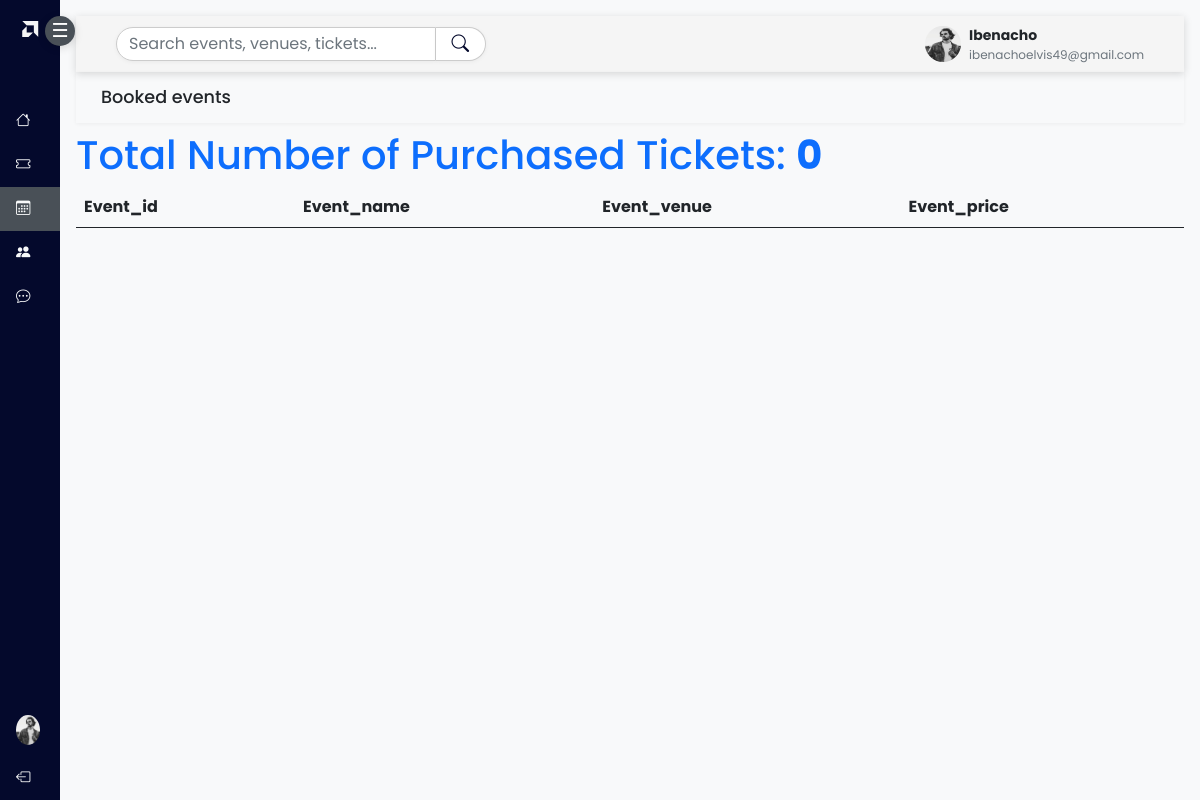
The page /events/booked_events (signed in) on the database as committed earlier.
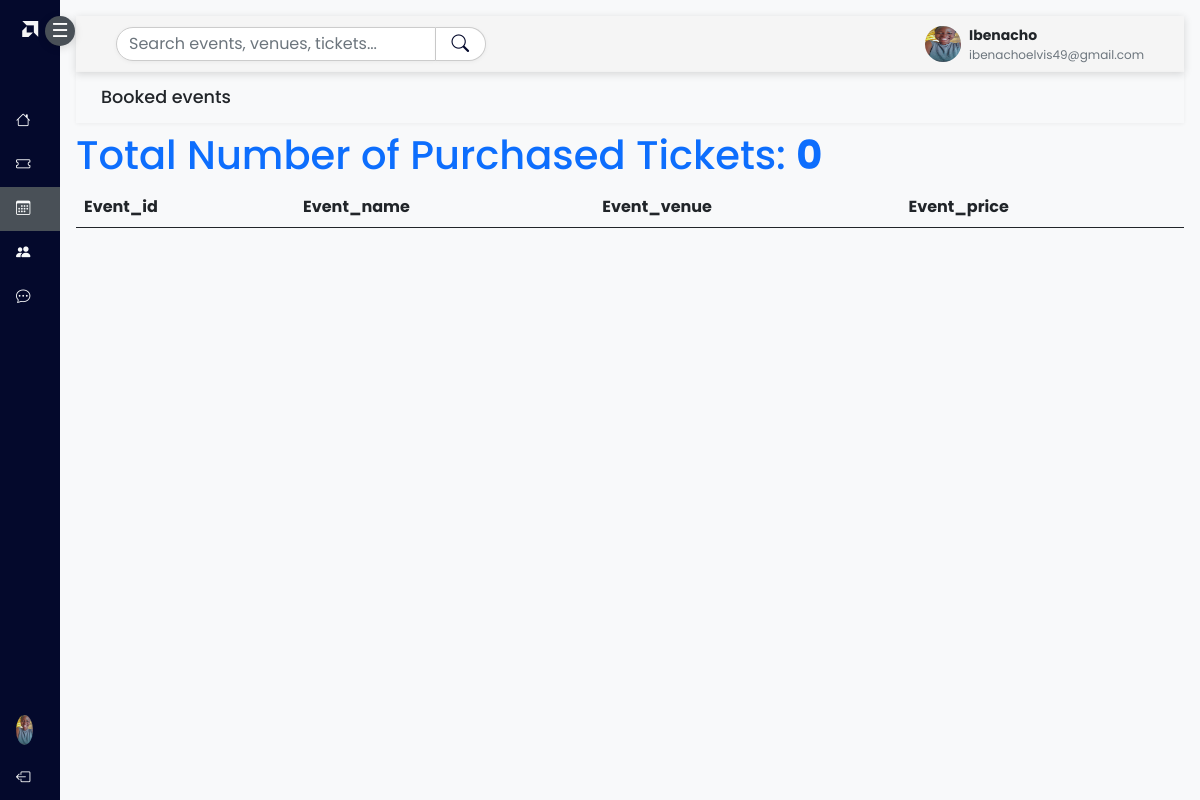
The same page on the database as committed later.
### accounts/models.py (models this page shows, shortened)
class CustomUser(AbstractUser):
    ROLES = (
        ('USER', 'User'),
        ('ADMIN', 'Admin'))
    role = models.CharField(max_length=20, choices=ROLES, default='USER')
    email = models.CharField(max_length=150, unique=True, null=False, blank=False)
    username = models.CharField(max_length=100, unique=False, null=True, blank=True)
    first_name = models.CharField(max_length=150, blank=False, null=False)
    last_name = models.CharField(max_length=150, blank=False, null=False)
    USERNAME_FIELD = 'email'
    REQUIRED_FIELDS = []
    objects = UserManager()
    class Meta:
        permissions = (("can_add_user", "Can add user"),
            ("can_update_user", "Can update user"),
            ("can_delete_user", "Can delete user"),
            )
    def __str__(self):
        return self.email

class UserProfile(models.Model):
    profile_picture = models.ImageField(upload_to='media/', blank=True, null=True)
    date_of_birth = models.DateField(blank=True, null=True)
    age = models.IntegerField(blank=True, null=True)
    user = models.OneToOneField(CustomUser, on_delete=models.CASCADE, related_name='profile')
    bio = models.TextField(max_length=500, blank=True)

### events/views.py (the view)
# urls.py: path('events/booked_events', views.booked_event, name="booked_event"),
@login_required
def booked_event(request):
    user = CustomUser.objects.get(email=request.user)
    cached_key = f"user_tickets_events_{user.id}"
    if cache.get(cached_key):
        user_tickets_events = cache.get(cached_key)
    else:
        user_tickets_events = Ticket.objects.select_related('event').filter(user=user)
        cache.set(cached_key, user_tickets_events, timeout=60 * 15)
    booked_event_count = user_tickets_events.count()
    return render(request, 'events/booked_events.html',
                   {"booked_event":booked_event_count, "user_tickets_events":user_tickets_events})

### events/templates/events/booked_events.html (shortened to what this page needs)
{% extends 'accounts/base.html' %}
{% load static %}
{% load crispy_forms_tags %}
{% block content%}
<div class="wrapper">
    <div id="sidebar" class="text-light collapsed d-flex flex-column">
      <a href="#" class="logo">
        <i class="bi bi-amd"></i><span class="menu-text"><b id='logo_home_dash'>Tech</b>Convene</span>
      </a>
      <button class="mb-3 mt-3" id="toggleSidebar">☰</button>
      <nav class="nav flex-column">
        <a href="{% url 'user_dashboard_view' %}" class="nav-link text-light">
          <i class="bi bi-house"></i>
        </a>
        <a href="{% url 'purchased_tickets' %}" class="nav-link  text-light">
          <i class="bi bi-ticket"></i>
        </a>
        <a href="{% url 'booked_event' %}" class="nav-link active text-light">
          <i class="bi bi-calendar3"></i>
        <a href="{% url 'chat_view' %}" class="nav-link text-light">
         <i class="bi bi-people-fill"></i>
         <a href="#" class="nav-link text-light">
         <i class="bi bi-chat-dots"></i>
        </a>
        <div>
            <a href="{% url 'profile' %}" class="nav-link  text-light">
            {% if user.profile.profile_picture %}
            <img src="{{ user.profile.profile_picture.url }}"  class="rounded-circle" width="30" height="30" alt="no image"/>
            {% else %}
            <img  src="{% static 'accounts/images/avatar.jpg' %}" class="rounded-circle" width="30" height="30"/>
            {% endif %}
        </a>
         <a href="{% url 'logout' %}" class="nav-link text-light">
         <i class="bi bi-box-arrow-left"></i>
        </a>
        </div>
      </nav>
    </div>
    <div id="content" class="bg-light p-3">
      <div class="content_header_dash container-fluid d-flex justify-content-between align-items-center">
        <div class="d-flex align-items-center gap-0">
          <input name="search" id="dashboard-search" type="search" placeholder="Search events, venues, tickets..." aria-label="Search" class="form-control form-control-sm" style="width:320px;">
          <button id="dashboard-search-btn" type="submit" class="btn btn-outline-dark btn-sm">
            <i class="bi bi-search"></i>
          </button>
        </div>
        <div class="d-flex align-items-center gap-3">
        <div class="profile-mini d-flex align-items-center gap-2">
          <img src="{% if user.profile.profile_picture %}{{ user.profile.profile_picture.url }}{% else %}{% static 'accounts/images/avatar.jpg' %}{% endif %}" alt="{{ user.get_full_name }}" class="rounded-circle" width="36" height="36">
          <div class="d-none d-md-block">
            <div style="font-weight:700;font-size:14px;">{{ user.first_name|default:user.username }}</div>
            <div class="text-muted" style="font-size:12px;">{{ user.email }}</div>
          </div>
        </div>
      </div>
    </div>
    <h4 class="welcome-greeting container-fluid">Booked events</h4>
    <h1 class="text-primary">Total Number of Purchased Tickets: <b class="text-primary">{{booked_event}}</b></h1>
    <table class="table table-striped">
        <thead>
          <tr>
            <th scope="col">Event_id</th>
            <th scope="col">Event_name</th>
            <th scope="col">Event_venue</th>
            <th scope="col">Event_price</th>
          </tr>
        </thead>
      </table>
</div>
</div>
{% endblock%}

Rows that differ between the two databases and show on the page:
changed CustomUser "Ibenacho": profile.profile_picture: a different picture; profile_picture: a different picture
